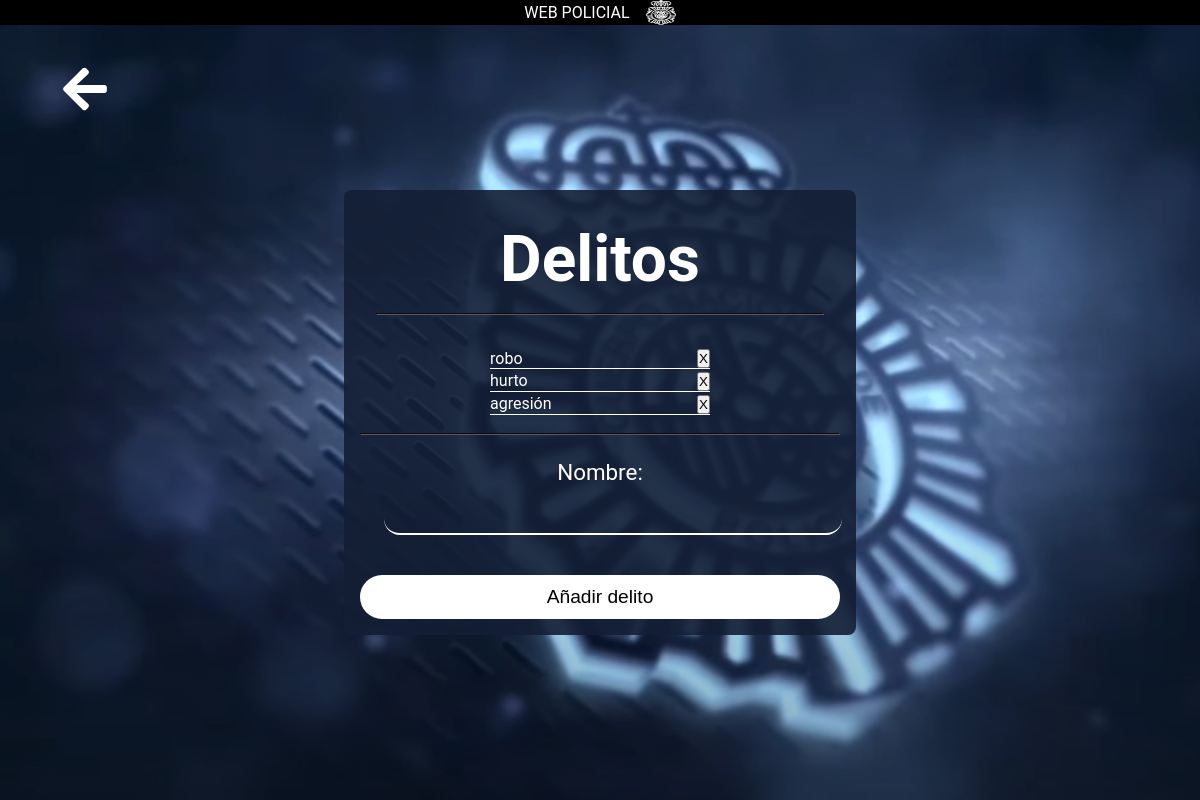
/admin/delitos.php, run on the app's committed database.
### tables this page shows
CREATE TABLE delitos(
    cod int(100) PRIMARY KEY AUTO_INCREMENT,
    nombre varchar(200)
);

### bd/consultas.php (the view, shortened to what this page needs)
<?php
    function table_delitos($conexion){
        $sql = 'SELECT * FROM delitos';
        $resultado = $conexion->query($sql);
        echo '<div class="contenedor-tabla">';
        echo '<table class="tabla-delitos" align="center">';
        while($fila = $resultado->fetch()){
            ?>
            <tr>
                <td>
                    <label><?php echo $fila['nombre'] ?> </label>
                    <form action="<?php echo $_SERVER['PHP_SELF']; ?>" method="post">
                        <input type="submit" name="eliminar" value="X">
                    </form>
                </td>
            </tr>
            <?php
        }
        echo '</table>';
        echo '</div>';
    }
            ?>

### css/global/global.css (style rules this page uses)
:root { font-family: Roboto, Arial; font-size: 16px; color: white; }
* { margin: 0; padding: 0; }

### css/login/monitor.css (style rules this page uses)
@media all and (min-width: 901px) { body { min-height: 100vh; background-repeat: no-repeat; display: grid; grid-template: "header" auto "main" 1fr "footer" auto / 1fr ; } }

### css/denuncia/monitor.css (style rules this page uses)
@media all and (min-width: 901px) { .contenedor-tabla { display: flex; justify-content: center; } }
@media all and (min-width: 901px) { .tabla-delitos { width: 50%; text-align: center; } }
@media all and (min-width: 901px) { .tabla-delitos tr td { border-bottom: solid 1px white; display: flex; justify-content: space-between; } }
@media all and (min-width: 901px) { .tabla-delitos tr td form { display: inline; } }

### data on the page
delitos: nombre "robo"
delitos: nombre "hurto"
delitos: nombre "agresión"
